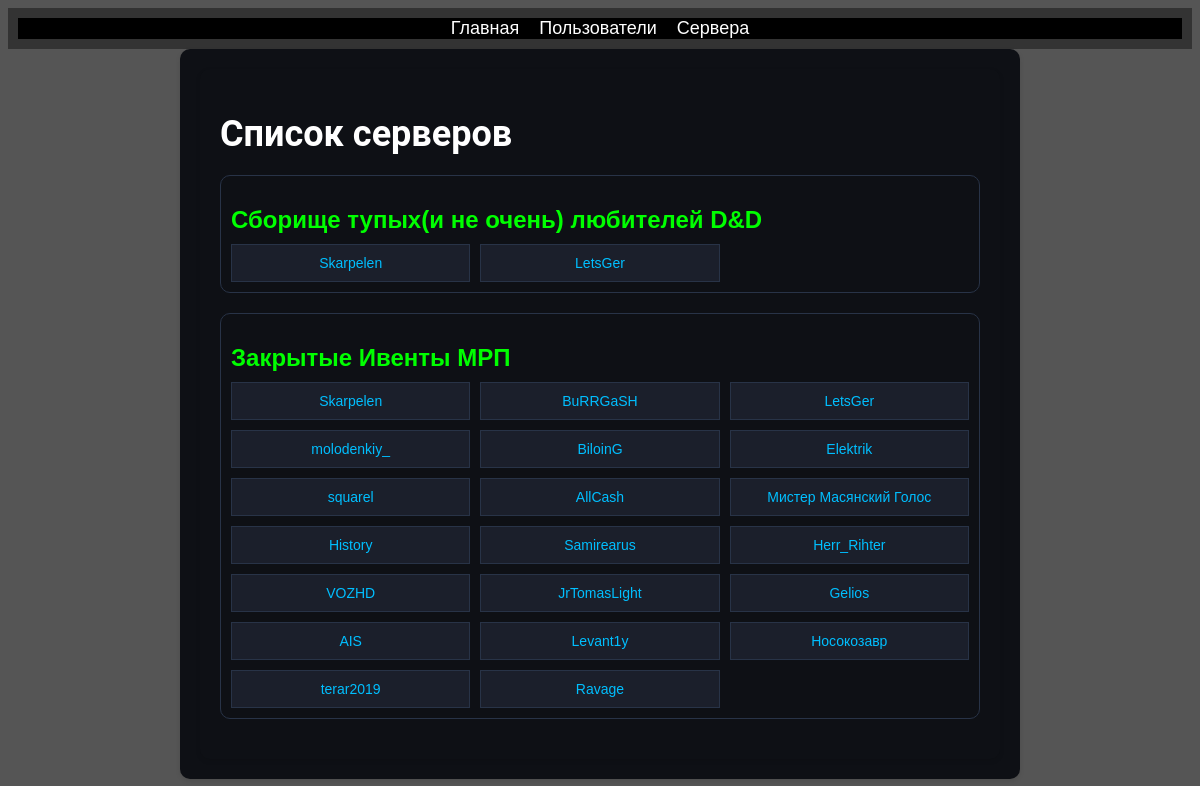
The page /guilds/ on the database as committed earlier.
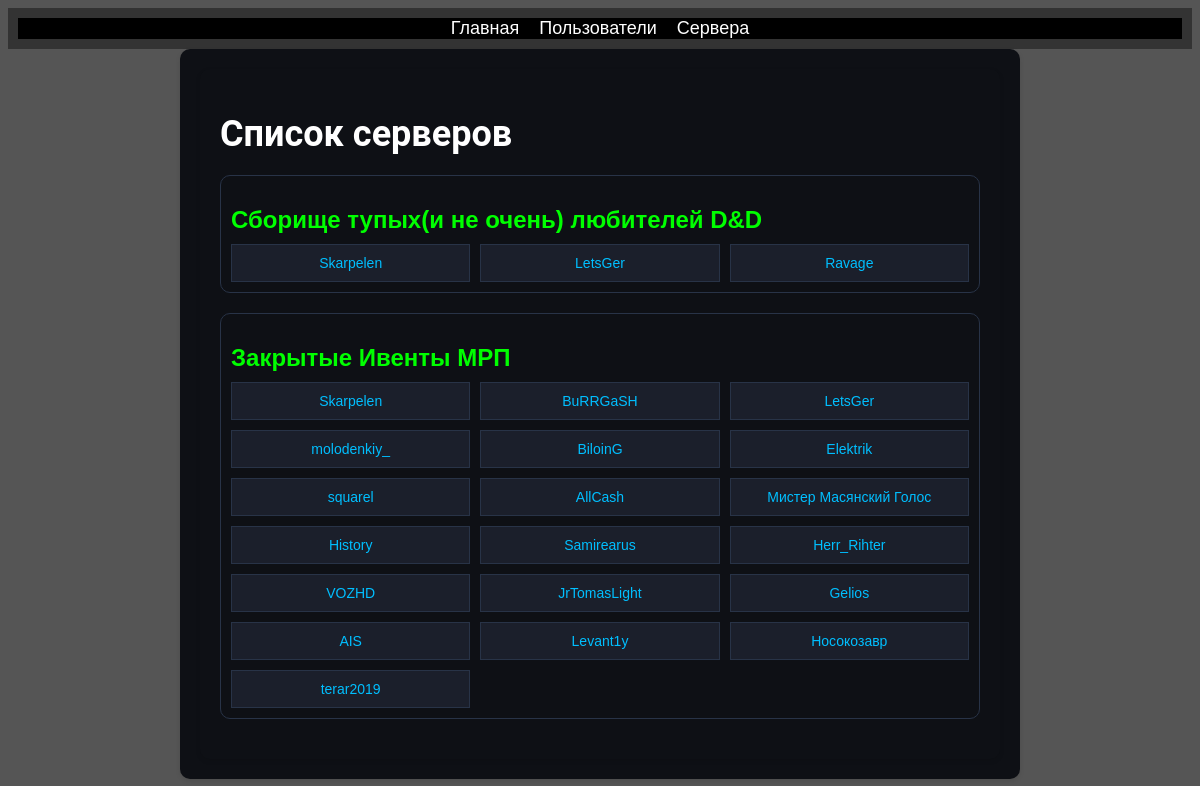
The same page on the database as committed later.
### discordbotdb/models.py (models this page shows, shortened)
class Guild(models.Model):
    guild_id = models.AutoField(primary_key=True)
    server_id = models.BigIntegerField()
    server_name = models.TextField()
    prefix = models.TextField(default='+')

class User(models.Model):
    id = models.AutoField(primary_key=True)
    name = models.TextField()
    user_discord_id = models.BigIntegerField()
    guild = models.ForeignKey(Guild, on_delete=models.CASCADE)

### discordbotdb/views.py (the view)
# urls.py: path('guilds/', GuildsListView.as_view(), name='guilds'),
class GuildsListView(ListView):
    model = Guild
    template_name = 'discordbotdb/guilds_list.html'
    def get_context_data(self, **kwargs):
        context = super().get_context_data(**kwargs)
        context['title'] = 'Список серверов'
        return context

### discordbotdb/templates/discordbotdb/guilds_list.html
{% extends 'discordbotdb/base.html' %}
{% block content %}
  <div class="server">
    <div class="server-container">
      <h1>Список серверов</h1>
      {% for guild in object_list %}
        <div class="server">
          <h2>{{ guild.server_name }}</h2>
          <div class="user-list">
            {% for user in guild.user_set.all %}
              <div class="user">
                <a class="user-link" href="{% url 'status' user.id %}">{{ user.name }}</a>
              </div>
            {% empty %}
              <div class="user">Пользователи не найдены.</div>
            {% endfor %}
          </div>
        </div>
      {% empty %}
        <p>Сервера не найдены.</p>
      {% endfor %}
    </div>
  </div>
{% endblock %}

Rows that differ between the two databases and show on the page:
changed Guild "Сборище тупых(и не очень) любителей D&D": gains User (name "Ravage")
changed Guild "Закрытые Ивенты МРП": loses User (name "Ravage")
